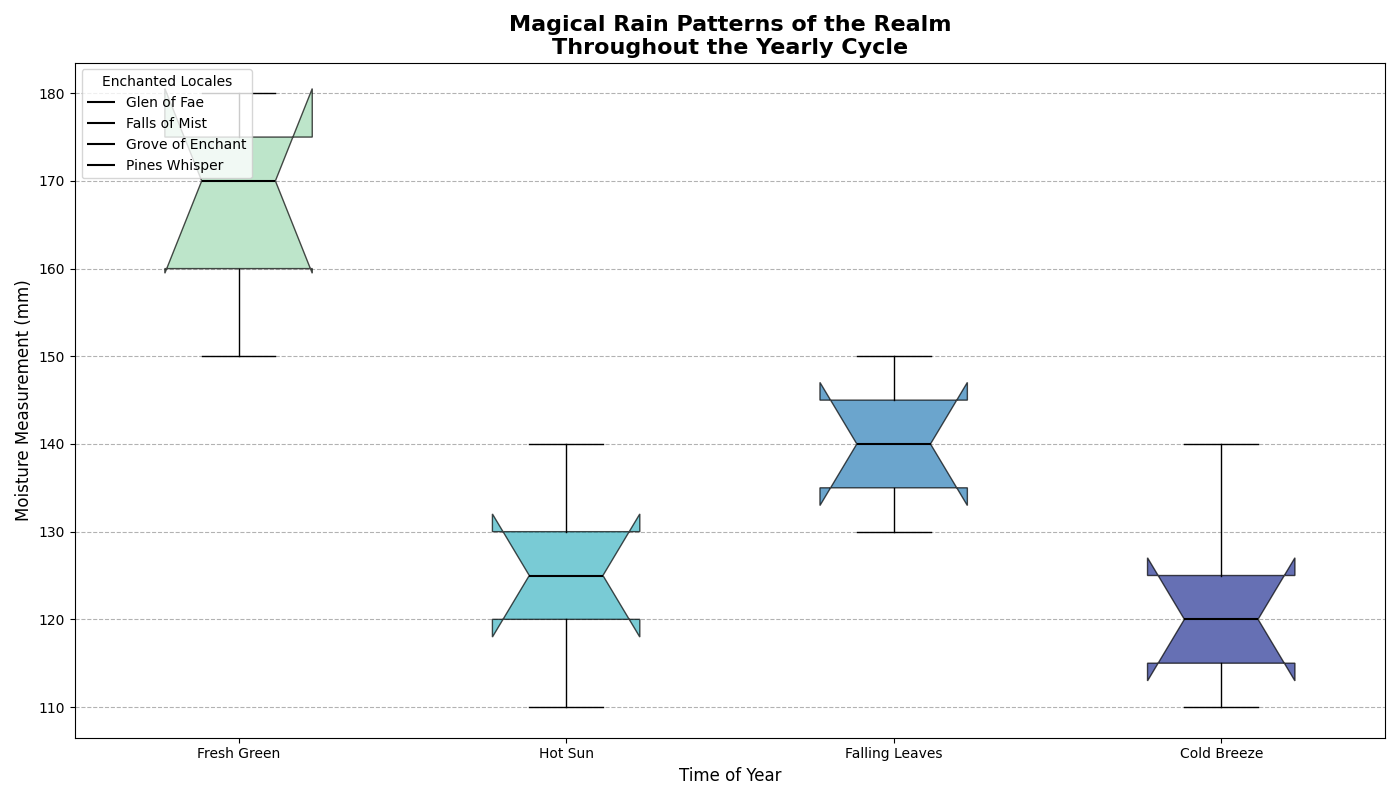

This figure's Python source:
import matplotlib.pyplot as plt
import numpy as np

# Seasons with randomly altered labels
seasons = ['Fresh Green', 'Hot Sun', 'Falling Leaves', 'Cold Breeze']

# Generate artificial data for each location and season (in millimeters)
rainfall_data = {
    'Glen of Fae':    [160, 120, 130, 110],
    'Falls of Mist':  [150, 110, 140, 120],
    'Grove of Enchant': [170, 130, 150, 140],
    'Pines Whisper': [180, 140, 135, 125],
    'Meadow of Twilight': [175, 125, 145, 115]
}

# Prepare data for box plot
season_data = np.array(list(rainfall_data.values()))

# Create a figure and axis
fig, ax = plt.subplots(figsize=(14, 8))

# Plotting the vertical box plots for each season
boxplots = ax.boxplot(season_data, notch=True, vert=True, patch_artist=True, labels=seasons)

# Define a color palette to represent seasons
colors = ['#a1dab4', '#41b6c4', '#2c7fb8', '#253494']

# Set colors for each box plot and adjust median line properties
for patch, color, median in zip(boxplots['boxes'], colors, boxplots['medians']):
    patch.set_facecolor(color)
    patch.set_alpha(0.7)
    patch.set_edgecolor('black')
    median.set_color('black')
    median.set_linewidth(1.5)

# Customizing the plot
ax.set_title('Magical Rain Patterns of the Realm\nThroughout the Yearly Cycle', fontsize=16, fontweight='bold')
ax.set_ylabel('Moisture Measurement (mm)', fontsize=12)
ax.set_xlabel('Time of Year', fontsize=12)

# Add a grid for the y-axis to enhance readability
ax.yaxis.grid(True, linestyle='--', color='grey', alpha=0.6)

# Adding legends to explain locations
location_labels = rainfall_data.keys()
for line, label in zip(boxplots['medians'], location_labels):
    line.set_label(label)

# Add legend
ax.legend(title='Enchanted Locales', fontsize=10, loc='upper left')

# Applying tight layout to prevent overlap
plt.tight_layout()

# Show the plot
plt.show()
